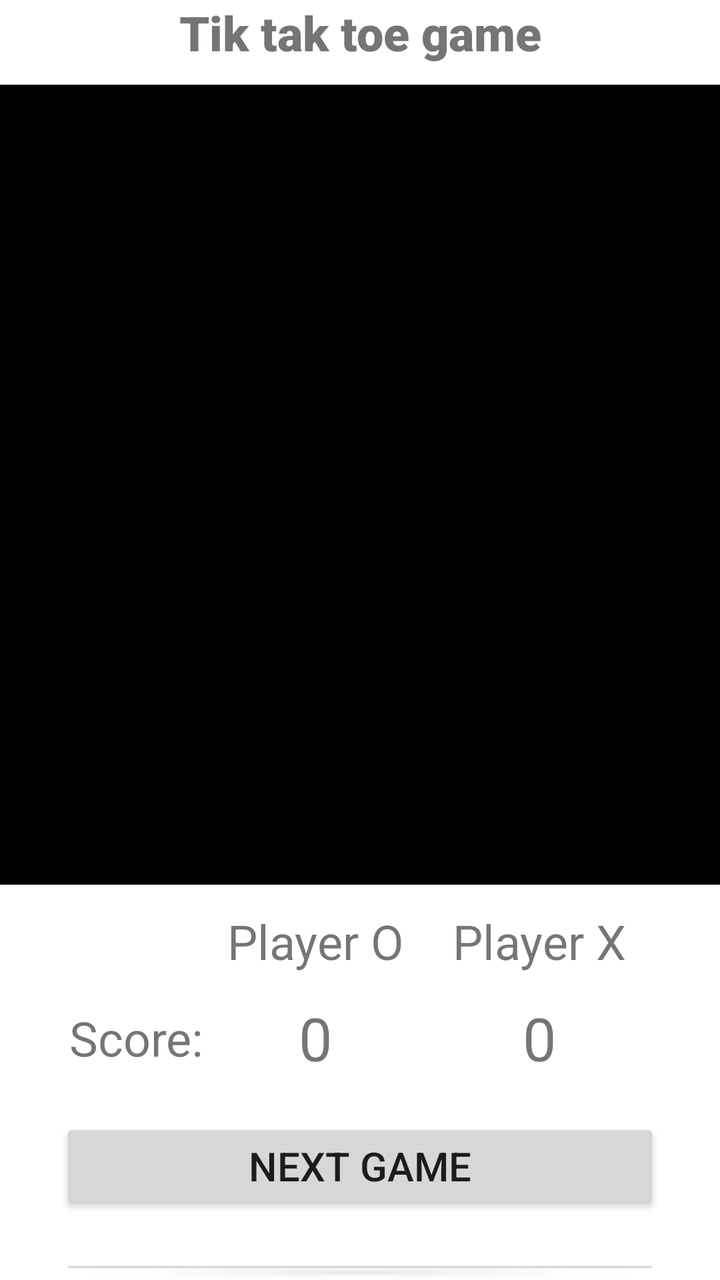
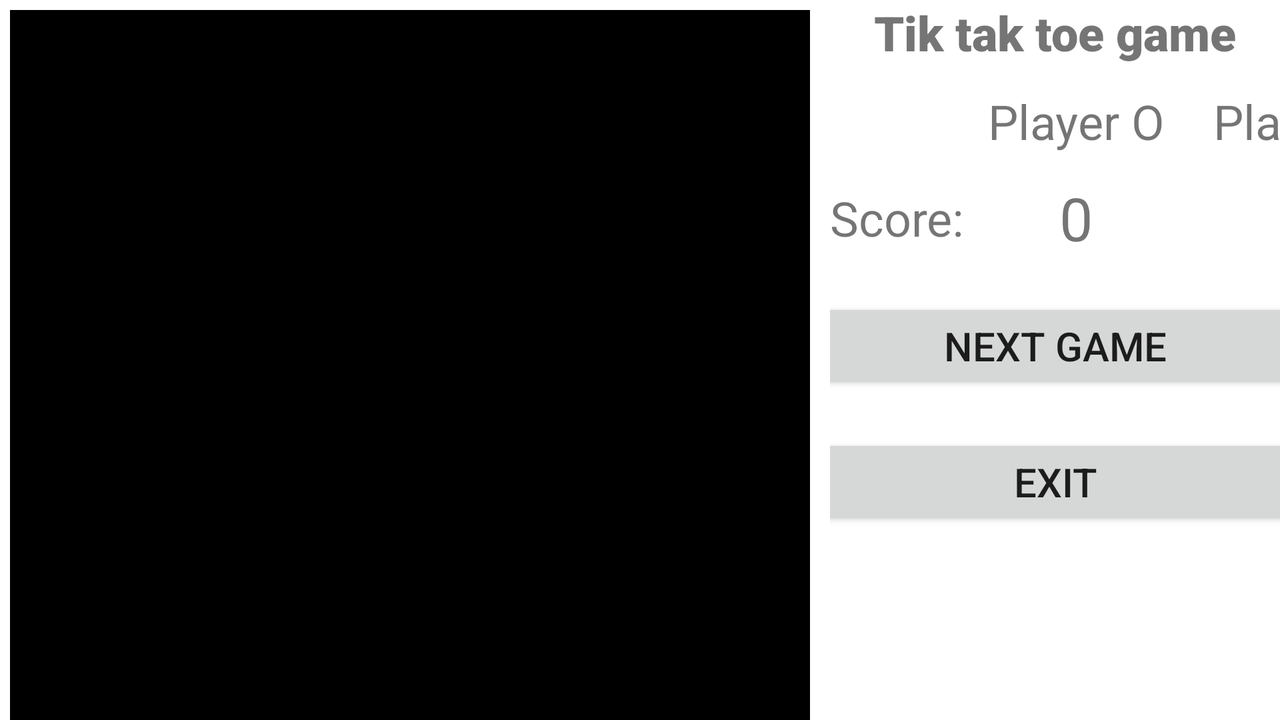

Compare how this app lays out the same screen by default and in its alternative resource folder. The renders come first, then the two layout files and the values they reference.
<!-- AndroidManifest.xml: application theme Theme.MobileTicTacToe -->
<!-- res/layout/activity_game.xml -->
<?xml version="1.0" encoding="utf-8"?>
<androidx.constraintlayout.widget.ConstraintLayout xmlns:android="http://schemas.android.com/apk/res/android"
    xmlns:app="http://schemas.android.com/apk/res-auto"
    xmlns:tools="http://schemas.android.com/tools"
android:layout_width="match_parent"
android:layout_height="match_parent"
tools:context=".GameActivity">


    <TextView
        android:id="@+id/gameTitle"
        android:layout_width="match_parent"
        android:layout_height="wrap_content"
        android:fontFamily="sans-serif-black"
        android:text="@string/tik_tak_toe_game"
        android:textAlignment="center"
        android:textSize="24sp"
        android:typeface="normal"
        app:layout_constraintTop_toTopOf="parent"
        app:layout_constraintStart_toStartOf="parent"
        />

    <GridView
        android:id="@+id/boardGame"
        android:layout_width="400dp"
        android:layout_height="400dp"

        android:layout_below="@id/gameTitle"

        android:layout_margin="10dp"
        android:background="#000000"
        app:layout_constraintTop_toBottomOf="@+id/gameTitle"
        app:layout_constraintStart_toStartOf="parent"
        app:layout_constraintEnd_toEndOf="parent"
         />

    <LinearLayout
        android:layout_width="match_parent"
        android:layout_height="0dp"
        android:orientation="vertical"
        android:id="@+id/actionPanel"
        app:layout_constraintTop_toBottomOf="@+id/boardGame"
        app:layout_constraintBottom_toBottomOf="parent"
        app:layout_constraintStart_toStartOf="parent"
        app:layout_constraintEnd_toEndOf="parent"
        >

        <GridLayout
            android:layout_width="wrap_content"
            android:layout_height="wrap_content"
            android:layout_gravity="center_horizontal"
            android:clickable="false"
            android:columnCount="4"
            android:rowCount="2"
            >


            <Space
                android:layout_width="wrap_content"
                android:layout_height="wrap_content" />

            <TextView
                android:id="@+id/textViewLabelPlayerO"
                android:layout_width="wrap_content"
                android:layout_height="wrap_content"
                android:text="Player O"
                android:textSize="24sp"
                android:layout_margin="12dp"
                />

            <TextView
                android:id="@+id/textViewLabelPlayerX"
                android:layout_width="wrap_content"
                android:layout_height="wrap_content"
                android:text="Player X"
                android:textSize="24sp"
                android:layout_margin="12dp"
                />

            <Space
                android:layout_width="wrap_content"
                android:layout_height="wrap_content"/>

            <TextView
                android:id="@+id/textViewLabelScore"
                android:layout_width="wrap_content"
                android:layout_height="wrap_content"
                android:text="Score:"
                android:textSize="24sp"
                android:layout_gravity="center"
                />

            <TextView
                android:id="@+id/textViewScorePlayerO"
                android:layout_width="wrap_content"
                android:layout_height="wrap_content"
                android:text="@string/PlayerOScore"
                android:textSize="30sp"
                android:layout_gravity="center"
                />

            <TextView
                android:id="@+id/textViewScorePlayerX"
                android:layout_width="wrap_content"
                android:layout_height="wrap_content"
                android:text="@string/PlayerXScore"
                android:textSize="30sp"
                android:layout_gravity="center"
                />

        </GridLayout>

        <Button
            android:id="@+id/buttonNextGame"
            android:layout_width="300sp"
            android:layout_height="wrap_content"
            android:layout_gravity="center"
            android:layout_marginTop="20dp"
            android:text="Next Game"
            android:textSize="20sp" />

        <Button
            android:id="@+id/buttonSaveAndExit"
            android:layout_width="300sp"
            android:layout_height="wrap_content"
            android:layout_gravity="center"
            android:layout_marginTop="20dp"
            android:text="Exit"
            android:textSize="20sp" />
    </LinearLayout>

</androidx.constraintlayout.widget.ConstraintLayout>
<!-- resources referenced by this layout -->
<resources>
  <string name="PlayerOScore">0</string>
  <string name="PlayerXScore">0</string>
  <string name="tik_tak_toe_game">Tik tak toe game</string>
  <style name="Theme.MobileTicTacToe" parent="Theme.MaterialComponents.DayNight.DarkActionBar">
          
          <item name="colorPrimary">@color/purple_500</item>
          <item name="colorPrimaryVariant">@color/purple_700</item>
          <item name="colorOnPrimary">@color/white</item>
          
          <item name="colorSecondary">@color/teal_200</item>
          <item name="colorSecondaryVariant">@color/teal_700</item>
          <item name="colorOnSecondary">@color/black</item>
          
          <item name="android:statusBarColor" tools:targetApi="l">?attr/colorPrimaryVariant</item>
          
      </style>
  <color name="purple_500">#FF6200EE</color>
  <color name="purple_700">#FF3700B3</color>
  <color name="white">#FFFFFFFF</color>
  <color name="teal_200">#FF03DAC5</color>
  <color name="teal_700">#FF018786</color>
  <color name="black">#FF000000</color>
</resources>
<!-- res/layout-land/activity_game.xml (the author's variant of the layout above) -->
<!-- drawn on the phone turned sideways -->
<?xml version="1.0" encoding="utf-8"?>
<RelativeLayout xmlns:android="http://schemas.android.com/apk/res/android"
    xmlns:app="http://schemas.android.com/apk/res-auto"
    xmlns:tools="http://schemas.android.com/tools"
android:layout_width="match_parent"
android:layout_height="match_parent"
tools:context=".GameActivity">


    <LinearLayout
        android:layout_width="match_parent"
        android:layout_height="match_parent"
        android:orientation="horizontal">

        <GridView
            android:id="@+id/boardGame"
            android:layout_width="400dp"
            android:layout_height="400dp"

            android:layout_marginStart="5dp"
            android:layout_marginTop="5dp"
            android:layout_marginEnd="10dp"
            android:layout_marginBottom="5dp"
            android:background="#000000"
            android:stretchMode="columnWidth" />

        <LinearLayout
            android:id="@+id/actionPanel"
            android:layout_width="match_parent"
            android:layout_height="match_parent"
            android:orientation="vertical">

            <TextView
                android:id="@+id/gameTitle"
                android:layout_width="match_parent"
                android:layout_height="wrap_content"
                android:fontFamily="sans-serif-black"
                android:text="@string/tik_tak_toe_game"
                android:textAlignment="center"
                android:textSize="24sp"
                android:typeface="normal" />

            <GridLayout
                android:layout_width="wrap_content"
                android:layout_height="wrap_content"
                android:layout_gravity="center_horizontal"
                android:clickable="false"
                android:columnCount="4"
                android:rowCount="2">


                <Space
                    android:layout_width="wrap_content"
                    android:layout_height="wrap_content" />

                <TextView
                    android:id="@+id/textViewLabelPlayerO"
                    android:layout_width="wrap_content"
                    android:layout_height="wrap_content"
                    android:layout_margin="12dp"
                    android:text="Player O"
                    android:textSize="24sp" />

                <TextView
                    android:id="@+id/textViewLabelPlayerX"
                    android:layout_width="wrap_content"
                    android:layout_height="wrap_content"
                    android:layout_margin="12dp"
                    android:text="Player X"
                    android:textSize="24sp" />

                <Space
                    android:layout_width="wrap_content"
                    android:layout_height="wrap_content" />

                <TextView
                    android:id="@+id/textViewLabelScore"
                    android:layout_width="wrap_content"
                    android:layout_height="wrap_content"
                    android:layout_gravity="center"
                    android:text="Score:"
                    android:textSize="24sp" />

                <TextView
                    android:id="@+id/textViewScorePlayerO"
                    android:layout_width="wrap_content"
                    android:layout_height="wrap_content"
                    android:layout_gravity="center"
                    android:text="@string/PlayerOScore"
                    android:textSize="30sp" />

                <TextView
                    android:id="@+id/textViewScorePlayerX"
                    android:layout_width="wrap_content"
                    android:layout_height="wrap_content"
                    android:layout_gravity="center"
                    android:text="@string/PlayerXScore"
                    android:textSize="30sp" />

            </GridLayout>

            <Button
                android:id="@+id/buttonNextGame"
                android:layout_width="250sp"
                android:layout_height="wrap_content"
                android:layout_gravity="center"
                android:layout_marginTop="20dp"
                android:text="Next Game"
                android:textSize="20sp" />

            <Button
                android:id="@+id/buttonSaveAndExit"
                android:layout_width="250sp"
                android:layout_height="wrap_content"
                android:layout_gravity="center"
                android:layout_marginTop="20dp"
                android:text="Exit"
                android:textSize="20sp" />

        </LinearLayout>

    </LinearLayout>

</RelativeLayout>
